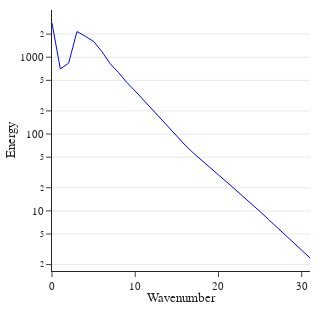

The cell this chart's notebook holds for it:
### Code cell
fig = go.Figure()
for key, value in models.items():
    fig.add_trace(go.Scatter(y=value['spectrum'],
                             name=value['name'], legendgroup=value['name'],
                             mode='lines', line=dict(color='blue', width=1)
                             ))
fig.update_layout(
    font=font, template=template, plot_bgcolor='rgba(0,0,0,0)', showlegend=False,
    width=px_width/2, height = px_width/2, margin=dict(l=10, r=10, t=10, b=10),
    xaxis={'title_text':"Wavenumber", 'title_standoff':1, 'showgrid':False}, 
    yaxis={'title_text':"Energy", 'title_standoff':1, 'type':"log", 'showgrid':True}
)
fig.show()

### Figure 1 — Plotly figure (JSON) as saved in the notebook; plotly's stock layout.template omitted (floating-point values rounded to 4 significant figures)
{"data": [{"legendgroup": "Dataset", "line": {"color": "blue", "width": 1}, "mode": "lines", "name": "Dataset", "type": "scatter", "y": [2784.0, 703.8, 836.8, 2160.0, 1874.0, 1604.0, 1181.0, 821.5, 630.8, 468.3, 363.3, 277.3, 208.0, 157.3, 119.6, 91.31, 71.68, 56.44, 45.08, 36.43, 29.41, 23.75, 19.17, 15.38, 12.27, 9.798, 7.76, 6.144, 4.893, 3.876, 3.07, 2.44]}], "layout": {"font": {"family": "Times New Roman", "size": 11}, "height": 312, "margin": {"b": 10, "l": 10, "r": 10, "t": 10}, "plot_bgcolor": "rgba(0,0,0,0)", "showlegend": false, "width": 312, "xaxis": {"showgrid": false, "title": {"standoff": 1, "text": "Wavenumber"}}, "yaxis": {"showgrid": true, "title": {"standoff": 1, "text": "Energy"}, "type": "log"}}}
